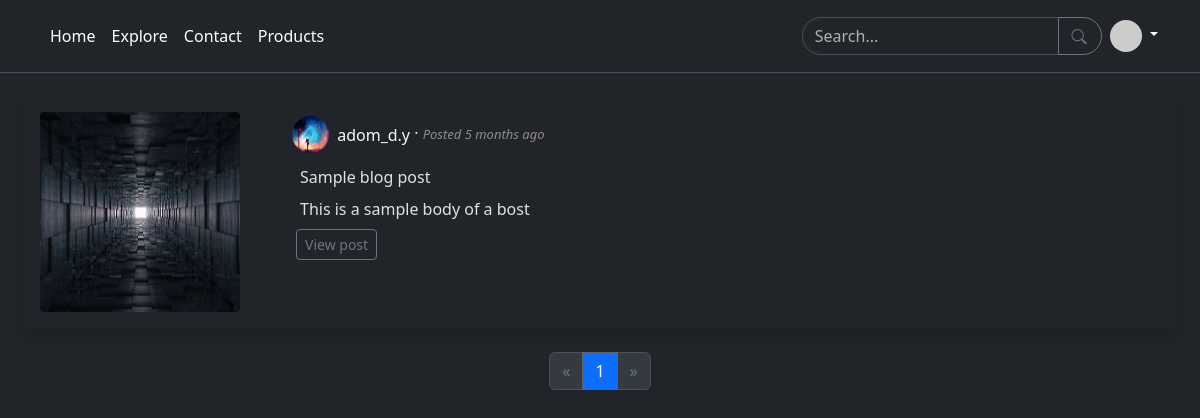
Page /explore (signed in) on the earlier database version.
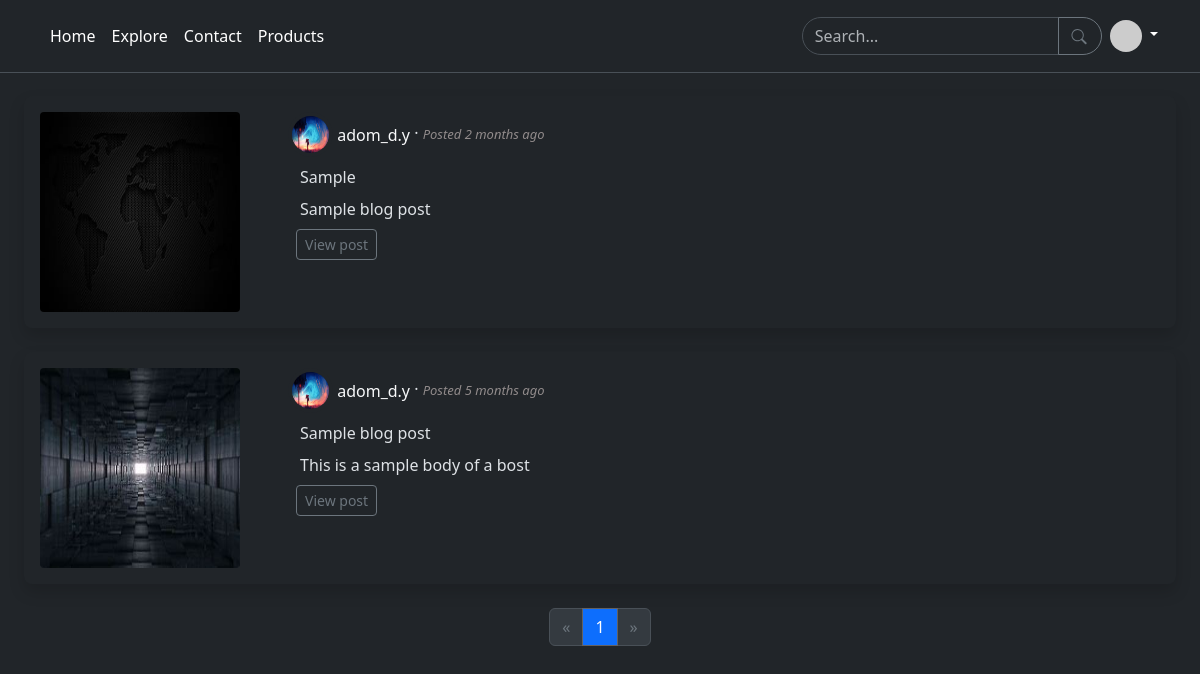
Same page on the later database version.
### lumenlog/models.py (models this page shows, shortened)
class Post(db.Model):
    id: Mapped[int] = mapped_column(primary_key=True)
    title: Mapped[str] = mapped_column(String(255))
    content: Mapped[str] = mapped_column(String(5000))
    cover: Mapped[str] = mapped_column(String(255))
    timestamp: Mapped[str] = mapped_column(DateTime, default=datetime.utcnow)
    language: Mapped[Optional[str]] = mapped_column(String(5), nullable=True)
    author_id: Mapped[int] = mapped_column(Integer(), ForeignKey("user.id"))
    author: Mapped['User'] = relationship("User", back_populates="posts")

class User(UserMixin, db.Model):
    id: Mapped[int] = mapped_column(primary_key=True)
    username: Mapped[str] = mapped_column(String(20), unique=True)
    email: Mapped[str] = mapped_column(String(30), unique=True)
    password: Mapped[str] = mapped_column(String(120))
    timestamp: Mapped[str] = mapped_column(DateTime, default=datetime.utcnow)
    about_me: Mapped[str] = mapped_column(String(70), nullable=True)
    profile_pic: Mapped[str] = mapped_column(String(), nullable=True)
    posts: Mapped[List["Post"]] = relationship("Post", back_populates="author")
    following: WriteOnlyMapped['User'] = relationship(
        secondary=followers, primaryjoin=(followers.c.follower_id == id),
        secondaryjoin=(followers.c.followed_id == id),
        back_populates='followers')
    followers: WriteOnlyMapped['User'] = relationship(
        secondary=followers, primaryjoin=(followers.c.followed_id == id),
        secondaryjoin=(followers.c.follower_id == id),
        back_populates='following')
    last_message_read_time: Mapped[Optional[datetime]]
    messages_sent: WriteOnlyMapped['Message'] = relationship(
        foreign_keys='Message.sender_id', back_populates='sender')
    messages_received: WriteOnlyMapped['Message'] = relationship(
        foreign_keys='Message.recipient_id', back_populates='recipient')
    def avatar(self, size):
        if self.profile_pic is None:
            digest = md5(self.email.lower().encode('utf-8')).hexdigest()
            return f'https://www.gravatar.com/avatar/{digest}?d=identicon&s={size}'

### lumenlog/views.py (the view)
@views.route('/explore')
@login_required
def explore():
    PAGE_NUMBER = request.args.get('page', 1, type=int)
    POSTS_PER_PAGE = 20
    query =  Post.query.where(Post.author != current_user).order_by(Post.timestamp.desc())
    pagination = query.paginate(page=PAGE_NUMBER, per_page=POSTS_PER_PAGE)
    posts = pagination.items
    next_url = url_for('views.explore', page=pagination.next_num)
    prev_url = url_for('views.explore', page=pagination.prev_num)
    return render_template("views/home.html", current_user=current_user, posts=posts, pagination=pagination, next_url=next_url, prev_url=prev_url)

### lumenlog/forms.py
class SearchForm(FlaskForm):
    search = StringField('Search...', validators=[DataRequired()])
    submit = SubmitField('Search')

### lumenlog/__init__.py (called while the page is built)
def create_app():
    app = Flask(__name__, instance_relative_config=True)
    app.config.from_object('config.DevelopmentConfig')
    db.init_app(app)
    login_manager.init_app(app)
    moment.init_app(app)
    ckeditor.init_app(app)
    login_manager.login_view = "auth.login"
    from .auth import auth
    from .views import views
    from .errors import errors
    app.register_blueprint(auth, url_prefix='/auth')
    app.register_blueprint(views, url_prefix='/')
    app.register_blueprint(errors, url_prefix='/error')
    from .models import User, Post
    with app.app_context():
        db.create_all()
    @login_manager.user_loader
    def load_user(user_id):
        return User.query.get(user_id)
    return app

### lumenlog/views.py (called while the page is built)
@views.app_context_processor
def base():
    searchForm = SearchForm()
    user = current_user
    return dict(searchForm=searchForm, user=user)

### lumenlog/templates/views/home.html (shortened to what this page needs)
{% extends "views/base.html" %}{% block title %}Home{% endblock title %} {%block
content %}
<div class="row">
  {% include "views/_posts.html" %}
  <nav aria-label="Page navigation bg-dark-subtle">
    <ul class="pagination justify-content-center text-secondary">
      {% if pagination.has_prev %}
      <li class="page-item">
        <a class="page-link text-secondary" href="{{ prev_url }}"
          ><span aria-hidden="true">&laquo;</span></a
        >
      </li>
      {% elif not pagination.has_prev %}
      <li class="page-item disabled">
        <a class="page-link text-secondary" href="{{ prev_url }}"
          ><span aria-hidden="true">&laquo;</span></a
        >
      </li>
      {% endif %} {% for page_num in pagination.iter_pages() %} {% if page_num
      %} {% if page_num != pagination.page %}
      <li class="page-item">
        {% if form %}
        <a class="page-link" href="{{ url_for('views.home', page=page_num) }}"
          >{{ page_num }}</a
        >
        {% else %}
        <a
          class="page-link"
          href="{{ url_for('views.explore', page=page_num) }}"
          >{{ page_num }}</a
        >
        {% endif %}
      </li>
      {% else %}
      <li class="page-item active">
        <a class="page-link text-secondary" href="">{{ page_num }}</a>
      </li>
      {% endif %} {% endif %} {% endfor %} {% if pagination.has_next %}
      <li class="page-item">
        <a class="page-link text-secondary" href="{{ next_url }}"
          ><span aria-hidden="true">&raquo;</span></a
        >
      </li>
      {% elif not pagination.has_next %}
      <li class="page-item disabled">
        <a class="page-link text-secondary" href="{{ next_url }}"
          ><span aria-hidden="true">&raquo;</span></a
        >
      </li>
      {% endif %}
    </ul>
  </nav>
</div>
{% endblock content %}

### lumenlog/templates/views/_posts.html (shortened to what this page needs)
{% if posts %}
<div class="d-grid p-4 align-items-center">
  <div class="list-group list-group-checkable d-grid gap-4">
    {% for post in posts %}
    <div class="d-grid list-group-item rounded-3 py-3 shadow post">
      <div class="row gap-4 row position-relative">
        <div class="col-2 col-md-auto">
          <img
            class="rounded-1 img-fluid"
            src="{{ url_for('static', filename='img/' + post.cover) }}"
            style="width: 200px; height: 200px" />
        </div>
        <div class="col-9 col-md-auto">
          <div class="row d-flex">
            <div class="d-inline">
              <a
                href="{{ url_for('views.user', username=post.author.username) }}"
                class="link-light link-offset-2 link-underline link-underline-opacity-0">
                {% if not post.author.profile_pic %}
                <img src="{{post.author.avatar(25) }}" class="img-thumbnail" />
                {% else %}
                <img
                  src="{{ url_for('static', filename='img/' + post.author.profile_pic) }}"
                  class="img-thumbnail"
                  style="width: 45px; height: 45px" />
                {% endif %}
                <span class="align-middle fs-6"
                  >{{ post.author.username }}</span
                > </a
              >&middot;
              <span class="align-middle fst-italic lead post-time"
                >Posted {{ moment(post.timestamp).fromNow() }}</span
              >
            </div>
          </div>
          <div class="row px-4 mt-2">{{ post.title }}</div>
          <div class="row px-4 mt-2">
            <div class="text-truncate p-0 m-0" style="max-width: 400px">
              {{ post.content|safe }}
            </div>
          </div>
          <div class="align-bottom m-2">
            <a
              class="link-offset-2 link-underline link-underline-opacity-0"
              href="{{ url_for('views.get_post', id=post.id)}}">
              <button type="button" class="btn btn-outline-secondary btn-sm">
                View post
              </button>
            </a>
          </div>
        </div>
      </div>
    </div>
    {% endfor %}
  </div>
</div>
{% endif %}

Differences in the rows shown:
added Post: cover (picture), profile_pic (picture), author.username "adom_d.y", timestamp "2 months ago", title "Sample", content "Sample blog post"
